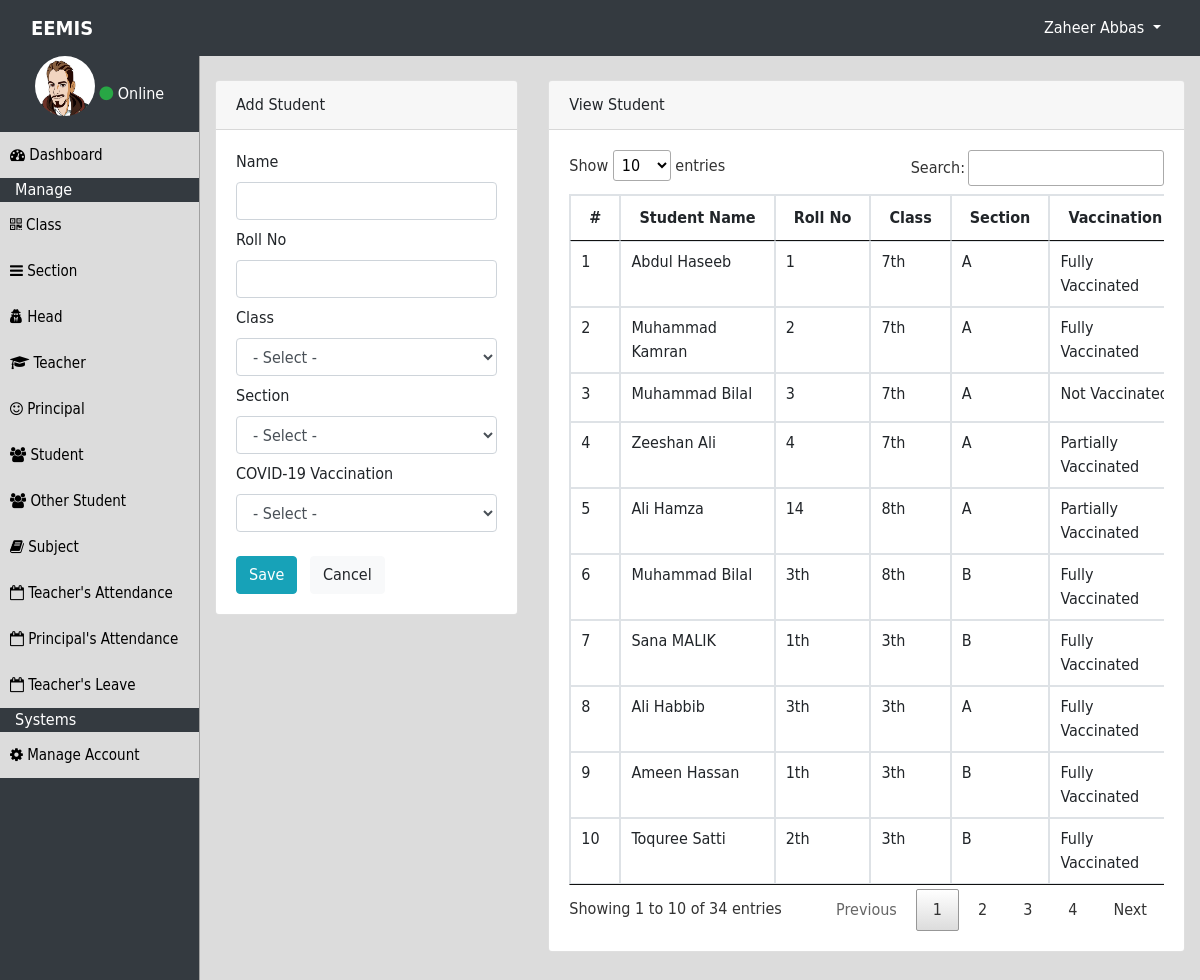
The page /clerk/student.php (signed in) on the database its author committed.
### tables this page shows
CREATE TABLE `clerk` (
  `id` int(11) NOT NULL,
  `user_id` int(11) NOT NULL,
  `school_id` int(11) NOT NULL,
  `name` varchar(80) NOT NULL
);

CREATE TABLE `user` (
  `id` int(11) NOT NULL,
  `username` varchar(50) NOT NULL,
  `password` varchar(50) NOT NULL,
  `img` varchar(100) NOT NULL
);

CREATE TABLE `student` (
  `id` int(11) NOT NULL,
  `roll_no` varchar(50) NOT NULL,
  `school_id` int(11) NOT NULL,
  `class_id` int(11) NOT NULL,
  `section_id` int(11) NOT NULL,
  `name` varchar(100) NOT NULL,
  `vaccination` varchar(80) NOT NULL
);

CREATE TABLE `class` (
  `id` int(11) NOT NULL,
  `school_id` int(11) NOT NULL,
  `section` varchar(40) NOT NULL,
  `class_name` varchar(40) NOT NULL
);

CREATE TABLE `section` (
  `id` int(11) NOT NULL,
  `class_id` int(11) NOT NULL,
  `section_name` varchar(50) NOT NULL
);

### clerk/session.php (called while the page is built, shortened)
<?php
include_once "../dbc.php";
$sql="select user.img, clerk.id, clerk.school_id, clerk.name, username, password, clerk.user_id from clerk INNER JOIN user on user.id=clerk.user_id where clerk.user_id='".$_SESSION['clerk']."'";
$result=mysqli_query($con,$sql);
$clerk=mysqli_fetch_array($result);
?>

### clerk/student.php (the view, shortened to what this page needs)
<?php
include_once "header.php";
?>
<div class="container-fluid">
<div class="row">
<?php
include_once "navbar.php";
?>
<div class="col-10 data-container">
<div class="row">
<div class="col-4">
<div class="card">
<div class="card-header">
Add Student
</div>
<div class="card-body">
<form method="post" enctype="multipart/form-data">
<label>Name</label>
<input type="text" name="name" required class="form-control mb-2">
<label>Roll No</label>
<input type="text" name="rollno" required class="form-control mb-2">
<label>Class</label>
<select name="class" required id="class" class="form-control mb-2">
<option value="">- Select -</option>
</select>
<label>Section</label>
<select name="section" required id="section" class="form-control mb-2">
<option value="">- Select -</option>
</select>
<label>COVID-19 Vaccination</label>
<select name="vaccination" required class="form-control mb-2">
<option value="">- Select -</option>
</select>
<button type="submit" name="submit" class="btn btn-info mt-3">Save</button>
<button type="reset" class="btn btn-light mt-3 ml-2">Cancel</button>
</form>
</div>
</div>
</div>
<div class="col-8">
<div class="card">
<div class="card-header">
View Student
</div>
<div class="card-body">
<div class="table-responsive">
<table id="data" class="table table-bordered table-hover">
<thead>
<tr>
<th>#</th>
<th>Student&nbsp;Name</th>
<th>Roll&nbsp;No</th>
<th>Class</th>
<th>Section</th>
<th>Vaccination</th>
</tr>
</thead>
<tbody>
<?php
$i=0;
$sql="select student.id, roll_no, student.name, class.class_name, section.section_name, vaccination from student INNER JOIN class ON class.id=student.class_id INNER JOIN section ON section.id=student.section_id where class.school_id='".$clerk['school_id']."'";
$result=mysqli_query($con,$sql);
while($row=mysqli_fetch_array($result)){
$i++;
?>
<tr>
<td><?php echo $i;?></td>
<td><?php echo $row['name'];?></td>
<td><?php echo $row['roll_no'];?></td>
<td><?php echo $row['class_name'];?></td>
<td><?php echo $row['section_name'];?></td>
<td><?php echo $row['vaccination'];?></td>
</tr>
<?php } ?>
</tbody>
</table>
</div>
</div>
</div>
</div>
</div>
</div>
</div>
</div>
</body>

### clerk/header.php (shortened to what this page needs)
<?php
include_once "session.php";
?>
<!doctype html>
<html>
<head>
<link rel="stylesheet" type="text/css" href="../css/bootstrap.min.css">
<link rel="stylesheet" type="text/css" href="../css/font-awesome.min.css">
<link rel="stylesheet" type="text/css" href="../datatables/css/jquery.dataTables.min.css">
<link rel="stylesheet" type="text/css" href="../css/style.css">
<body>
<nav class="navbar navbar-expand-sm bg-dark navbar-dark fixed-top">
	<div class="container-fluid">
    <a class="navbar-brand" href="home.php" id="heading">EEMIS</a>
  <div class="collapse navbar-collapse" id="collapsibleNavbar">
  <ul class="navbar-nav ml-auto">
    <li class="nav-item dropdown">
      <a class="nav-link dropdown-toggle text-white" id="link" href="#" id="navbardrop" data-toggle="dropdown">
        <?php echo $clerk['name'];?>
      </a>
    </li>
    </ul>
    </div>
    </div>
</nav>

### clerk/navbar.php
<div class="col-2 sidebar" style="overflow:scroll;">
<div class="text-center">
<img src="../image/<?php echo $clerk['img'];?>" class="user-img mb-3">
<span class="text-white"><i class="fa fa-circle text-success"></i> Online</span>
</div>
<a href="home.php"><button class="btn-one"><i class="fa fa-dashboard"></i>   Dashboard</button></a>
<div class="col-12 text-white">Manage</div>
<a href="class.php"><button class="btn-one"><i class="fa fa-qrcode"></i>   Class</button></a>
<a href="section.php"><button class="btn-one"><i class="fa fa-bars"></i>   Section</button></a>
<a href="head.php"><button class="btn-one"><i class="fa fa-user-secret"></i>   Head</button></a>
<a href="teacher.php"><button class="btn-one"><i class="fa fa-graduation-cap"></i>   Teacher</button></a>
<a href="principal.php"><button class="btn-one"><i class="fa fa-smile-o"></i>   Principal</button></a>
<a href="student.php"><button class="btn-one"><i class="fa fa-group"></i>   Student</button></a>
<a href="other_student.php"><button class="btn-one"><i class="fa fa-group"></i>   Other Student</button></a>
<a href="subject.php"><button class="btn-one"><i class="fa fa-book"></i>   Subject</button></a>
<a href="teacher_attendance.php"><button class="btn-one"><i class="fa fa-calendar-o"></i>   Teacher's Attendance</button></a>
<a href="principal_attendance.php"><button class="btn-one"><i class="fa fa-calendar-o"></i>   Principal's Attendance</button></a>
<a href="teacher_leave.php"><button class="btn-one"><i class="fa fa-calendar-o"></i>   Teacher's Leave</button></a>
<div class="col-12 text-white">Systems</div>
<a href="manage_account.php"><button class="btn-one"><i class="fa fa-cog"></i> Manage Account</button></a>
</div>

### css/style.css (style rules this page uses)
* { font-family:"Gill Sans", "Gill Sans MT", "Myriad Pro", "DejaVu Sans Condensed", Helvetica, Arial, sans-serif; }
#heading { font-weight:bold; }
#link { color:white; }
a { color: #212529; text-decoration:none; }
.sidebar { background-color:#343a40; padding:56px 0 0; height:100vh; border-right:1px solid #A0A0A0; }
.user-img { height:60px; width:60px; border-radius:50%; }
.btn-one { height:46px; width:100%; border:none; background-color:#dcdcdc; font-size:15px; text-align:left; padding-left:10px; }
.data-container { height:100vh; background-color:#dcdcdc; padding-top:80px; padding-bottom:60px; overflow:scroll; }

### rows shown on the page
clerk: name "Zaheer Abbas", user.img (picture)
student: name "Abdul Haseeb", roll_no "1", class.class_name "7th", section.section_name "A", vaccination "Fully Vaccinated"
student: name "Muhammad Kamran", roll_no "2", class.class_name "7th", section.section_name "A", vaccination "Fully Vaccinated"
student: name "Muhammad Bilal", roll_no "3", class.class_name "7th", section.section_name "A", vaccination "Not…"
student: name "Zeeshan Ali", roll_no "4", class.class_name "7th", section.section_name "A", vaccination "Partially Vaccinated"
student: name "Ali Hamza", roll_no "14", class.class_name "8th", section.section_name "A", vaccination "Partially Vaccinated"
student: name "Muhammad Bilal", roll_no "3th", class.class_name "8th", section.section_name "B", vaccination "Fully Vaccinated"
student: name "Sana MALIK", roll_no "1th", class.class_name "3th", section.section_name "B", vaccination "Fully Vaccinated"
student: name "Ali Habbib", roll_no "3th", class.class_name "3th", section.section_name "A", vaccination "Fully Vaccinated"
student: name "Ameen Hassan", roll_no "1th", class.class_name "3th", section.section_name "B", vaccination "Fully Vaccinated"
student: name "Toquree Satti", roll_no "2th", class.class_name "3th", section.section_name "B", vaccination "Fully Vaccinated"
